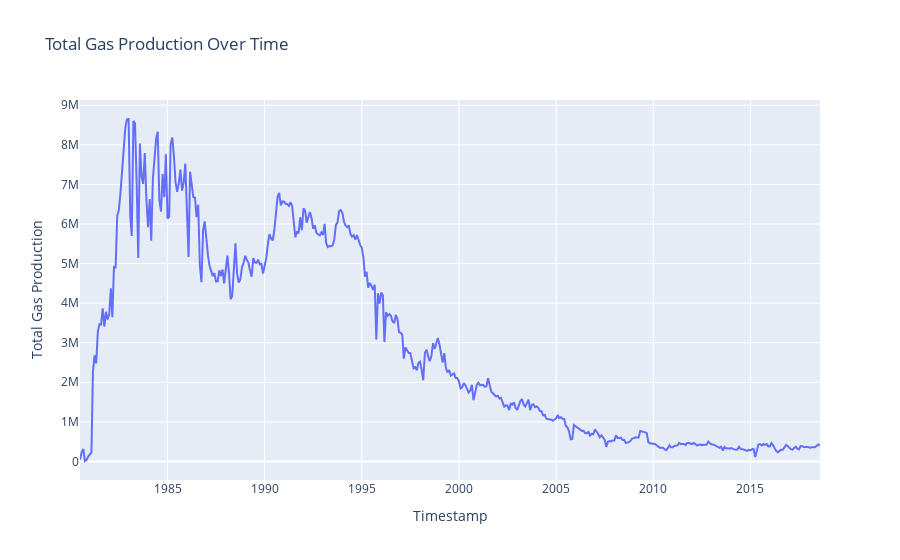

Notebook code for this chart:
### Code cell
# Assuming 'series' is your Series with total oil production over time
total_gas = series['gas_total'].sum(axis=1)

# Drop zeros from the total_oil Series
total_gas = total_gas[total_gas != 0]

# Create a Plotly figure
fig = go.Figure()

# Add a line trace for total oil production
fig.add_trace(go.Scatter(x=total_gas.index, y=total_gas.values, mode='lines', name='Total Gas Production'))

# Update layout
fig.update_layout(title='Total Gas Production Over Time',
                  xaxis_title='Timestamp',
                  yaxis_title='Total Gas Production')

# Show the plot
fig.show()

### Figure 1 — Plotly figure (JSON) as saved in the notebook; plotly's stock layout.template omitted (floating-point values rounded to 4 significant figures; data arrays with more than 128 entries replaced by an {"elided": "..."} marker saying what was removed)
{"data": [{"mode": "lines", "name": "Total Gas Production", "type": "scatter", "x": {"elided": "457 str values"}, "y": {"elided": "457 float values"}}], "layout": {"title": {"text": "Total Gas Production Over Time"}, "xaxis": {"title": {"text": "Timestamp"}}, "yaxis": {"title": {"text": "Total Gas Production"}}}}
